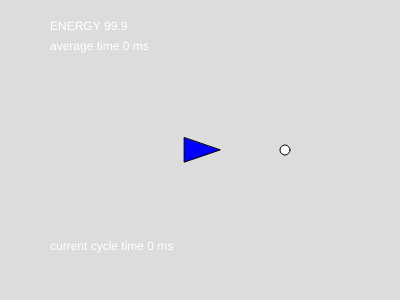
Frame 1 (no input)
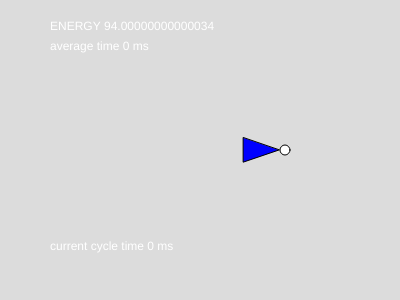
Frame 60 (no input)
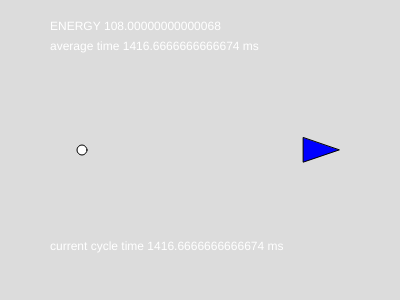
Frame 120 (the mouse pressed at the canvas centre since frame 60)

The p5.js sketch that drew these frames (run headless with seeded random() and noise() and a simulated clock; from frame 60 on, the mouse is pressed at the canvas centre):

// p5.js sketch
// ── sketch.js
var time=0
var total_time=0;
var avg_time=0;
var cycle_time=0;
var count=0;
var x=200;
var y=150;
var direction=0;
var time2=0;

var energy=100;
function setup() {
  createCanvas(400, 300);
  r = int(random(400));
  }

function draw() {
  //translate(width/2,height/2);
  background(220);
  textSize(12);

  time=timer()
  energy=energy-0.1
  agent(x,y,0);
  move()
  fill(255,255,255);
  ellipse(r,y,10,10);
  eat()
  text('average time '+ avg_time +' ms',50,50);
  text('current cycle time '+ cycle_time + ' ms', 50,250);
	text('ENERGY '+energy,50,30);

}

function eat(){
  if (x==r){
    energy=energy+20
		r=int(random(400));
  	cycle()
  }
}

function die(){

}


function agent(x, y,theta){
  var r = 20;
  if (direction==1){
		theta=theta+PI;
  }
  var p1x= x+(r*(cos(theta)));
  var p1y=y+(r*(sin(theta)));
  var p2x=x+(r*(cos(theta+2*(PI/3)+(PI/8))));
  var p2y=y+(r*(sin(theta+2*(PI/3)+(PI/8))));
  var p3x=x+(r*(cos(theta+(-4)*(PI/6)-(PI/8))));
  var p3y=y+(r*(sin(theta+(-4)*(PI/6)-(PI/8))));
  fill(0,0,255);
 	triangle(p1x,p1y,p2x,p2y,p3x,p3y);
  }

function flip(){
	if (direction==0){
  	direction=1
  }
  else	if (direction==1){
  	direction=0
  }
}

function move(){
	  if (x==0) {
    flip();
  } else if (x>400) {
    flip();
  }

  if (x<=400 && direction==0) {
    x=x+1;
  } else if (x>0 && direction==1) {
  	x=x-1;
  }
}

function timer(){
  var s = 0;
  s = millis();
	return s;
}

function cycle(){
  count=count+1
  cycle_time=time-time2
  total_time=total_time+cycle_time
  avg_time=total_time/count
  time2=time
}
